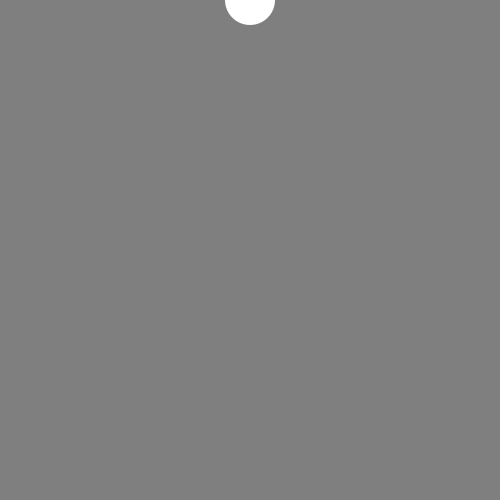
Frame 1 (no input)
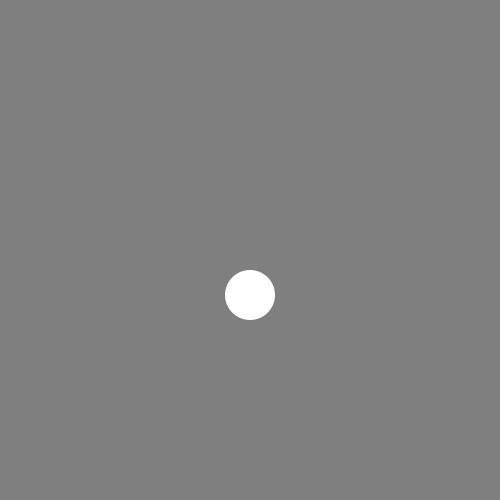
Frame 60 (the mouse pressed at the canvas centre just before this capture)
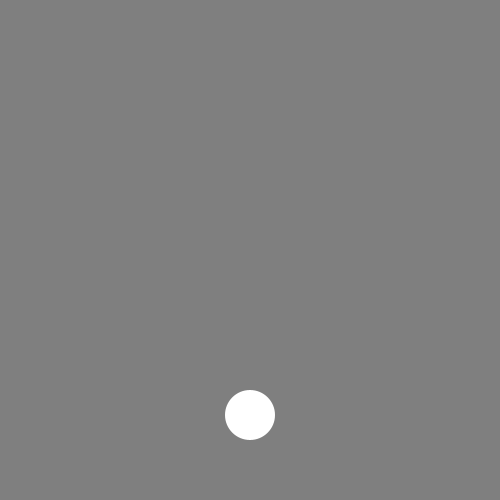
Frame 120 (the mouse held since frame 60 and released just before this capture)

The Processing sketch that drew these frames (run headless with seeded random() and noise(); from frame 60 on, the mouse is pressed at the canvas centre):

// Processing sketch: code09_07
// ── code09_07.pde
float y;
float speed_y;//縦方向の速度
void setup () {
  size(500, 500);
  y=0;
  speed_y=5;
}

void draw () {
  reset();
  fill(255);
  ellipse(250, y, 50, 50);
  y=y+speed_y;
  if (y>500) {//円がウィンドウの下端まで来たら
    speed_y=speed_y * (-1);//速度の+方向と-方向を入れ替える
  }
}

void reset() {
  fill(127);
  noStroke();
  rect(0, 0, width, height);
}
